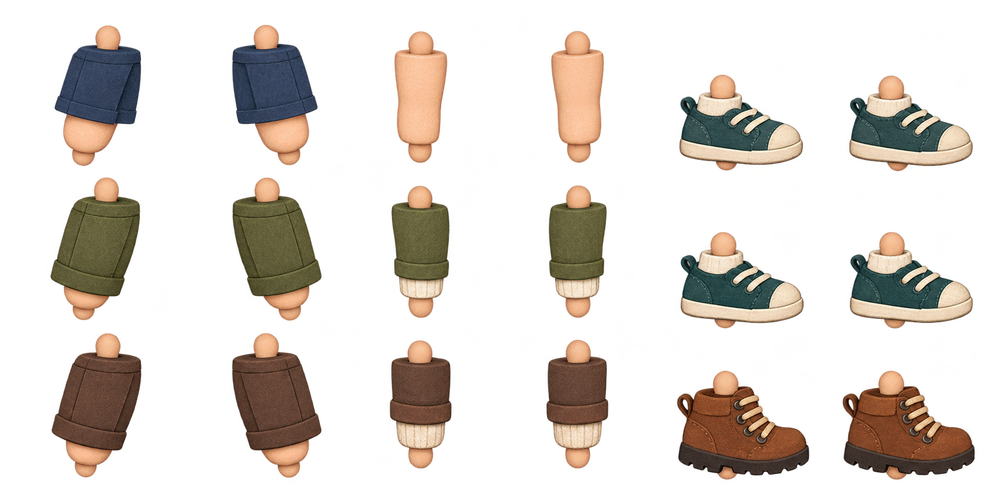
#> input picture assets/art/caretaker_limbs.png, 1000 x 500 px, shrunk from 1774 x 887 before the run
$ python build_limb_regions.py
#> lines starting #> are read from the running program, lines starting #| are printed output that depends on the picture; after the words box and inside, x2 and y2 are one past the last pixel; in counts of white or black regions, pixels touching at a corner belong together
#!/usr/bin/env python3
"""Read the unmodified limb atlas and bake the bounds of each solid sprite.
Alpha specks between pieces are excluded from bounds; no image pixels are edited.
Authoring dependencies: Pillow, NumPy, SciPy.
"""
from pathlib import Path
from PIL import Image
import numpy as np
from scipy.ndimage import label, find_objects
root=Path(__file__).resolve().parents[1]
im=Image.open(root/'assets/art/caretaker_limbs.png')
#> im is the input picture: PIL image 1000x500 RGBA; mean R, G, B, A 40.1, 31.4, 23.7, 64
alpha=np.array(im)[:,:,3]
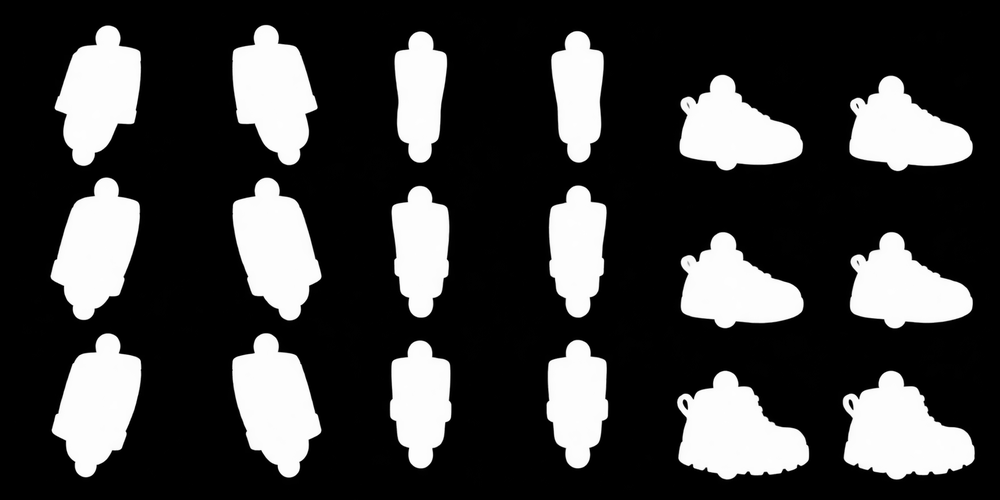
#> alpha: shape (500, 1000); min 0, max 255, mean 64
rects=[]
for row in range(3):
 for col in range(6):
  x=col*im.width//6;y=row*im.height//3
  endx=(col+1)*im.width//6;endy=(row+1)*im.height//3
  components,count=label(alpha[y:endy,x:endx]>180)
  counts=np.bincount(components.ravel());counts[0]=0
  part=find_objects(components)[counts.argmax()-1]
  # Two source pixels of feathering around each silhouette; the new atlas has no connector pegs.
  left=max(x,x+part[1].start-2);top=max(y,y+part[0].start-2)
  right=min(endx,x+part[1].stop+2);bottom=min(endy,y+part[0].stop+2)
  rects.append((left,top,right-left,bottom-top))
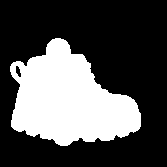
#> components: shape (167, 167) int32; values 0 (black) and 1 (white), 31.7% white; 1 white region, box (x1, y1, x2, y2) and area: (10, 38, 141, 146) 8832
#> after the loop, rects = 18 items, first 6: (53, 24, 90, 142), (231, 23, 88, 143), (393, 30, 56, 134), (550, 29, 55, 135), (678, 73, 127, 93), (848, 74, 126, 92)
(root/'scripts/limb_regions.gd').write_text('extends RefCounted\n## Generated by tools/build_limb_regions.py; source artwork is unchanged.\nconst RECTS := [\n'+''.join('\tRect2(%d,%d,%d,%d),\n'%rect for rect in rects)+']\n')
